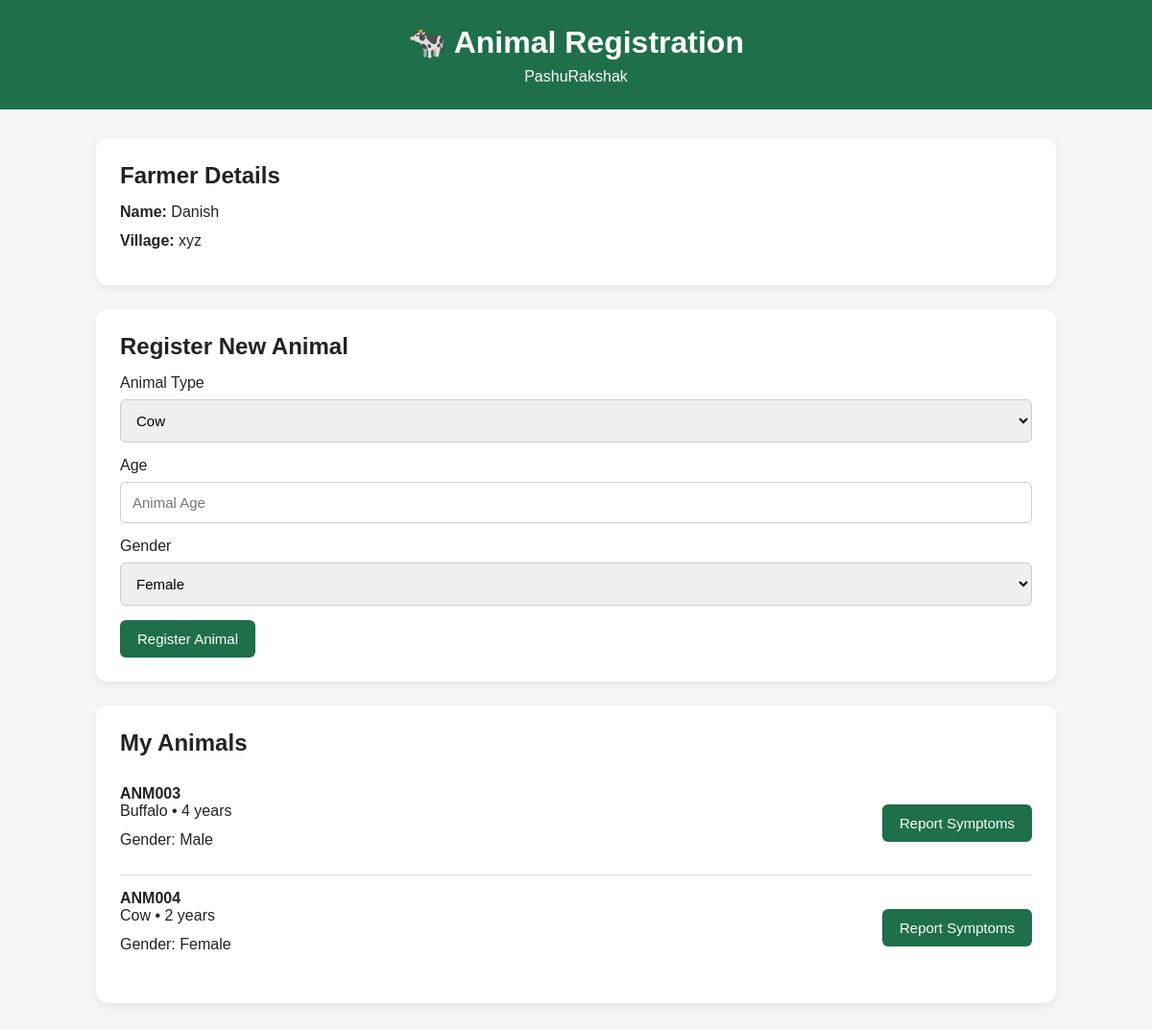
The page /animal/3 on the database its author committed.
### tables this page shows
CREATE TABLE farmers (
            id INTEGER PRIMARY KEY AUTOINCREMENT,
            name TEXT NOT NULL,
            mobile TEXT NOT NULL,
            village TEXT NOT NULL,
            block TEXT,
            district TEXT
        );

CREATE TABLE animals (
            id INTEGER PRIMARY KEY AUTOINCREMENT,
            animal_id TEXT UNIQUE NOT NULL,
            farmer_id INTEGER NOT NULL,
            animal_type TEXT NOT NULL,
            age INTEGER,
            gender TEXT,
            FOREIGN KEY (farmer_id) REFERENCES farmers(id)
        );

### app.py (the view)
@app.route("/animal/<int:farmer_id>")
def animal_page(farmer_id):
    conn = get_db()
    farmer = conn.execute(
        "SELECT * FROM farmers WHERE id = ?",
        (farmer_id,)
    ).fetchone()
    animals = conn.execute(
        "SELECT * FROM animals WHERE farmer_id = ?",
        (farmer_id,)
    ).fetchall()
    conn.close()
    return render_template(
        "register_animal.html",
        farmer=farmer,
        animals=animals
    )

### database.py (called while the page is built)
def get_db():
    conn = sqlite3.connect(DATABASE)
    conn.row_factory = sqlite3.Row
    return conn

### templates/register_animal.html (shortened to what this page needs)
<!DOCTYPE html>
<html lang="en">
<head>
    <link rel="stylesheet" href="{{ url_for('static', filename='style.css') }}">
</head>
<body>
    <header>
        <h1>🐄 Animal Registration</h1>
        <p>PashuRakshak</p>
    </header>
    <div class="container">
        <div class="card">
            <h2>Farmer Details</h2>
            <p>
                <strong>Name:</strong>
                {{ farmer["name"] }}
            </p>
            <p>
                <strong>Village:</strong>
                {{ farmer["village"] }}
            </p>
        </div>
        <div class="card">
            <h2>Register New Animal</h2>
            <form
                action="/register-animal/{{ farmer['id'] }}"
                method="POST"
            >
                <label>Animal Type</label>
                <select name="animal_type" required>
                    <option value="Cow">
                        Cow
                    </option>
                </select>
                <label>Age</label>
                <input
                    type="number"
                    name="age"
                    min="0"
                    placeholder="Animal Age"
                    required
                >
                <label>Gender</label>
                <select name="gender" required>
                    <option value="Female">
                        Female
                    </option>
                </select>
                <button type="submit">
                    Register Animal
                </button>
            </form>
        </div>
        <div class="card">
            <h2>My Animals</h2>
            {% for animal in animals %}
            <div class="animal-row">
                <div>
                    <strong>
                        {{ animal["animal_id"] }}
                    </strong>
                    <p>
                        {{ animal["animal_type"] }}
                        •
                        {{ animal["age"] }} years
                    </p>
                    <p>
                        Gender: {{ animal["gender"] }}
                    </p>
                </div>
                <a
                    href="/report/{{ animal['animal_id'] }}"
                    class="btn"
                >
                    Report Symptoms
                </a>
            </div>
            {% else %}
            <p>
                No animals registered.
            </p>
            {% endfor %}
        </div>
    </div>
</body>
</html>

### static/style.css (style rules this page uses)
* { box-sizing: border-box; margin: 0; padding: 0; }
body { font-family: Arial, sans-serif; background: #f4f7f6; color: #222; }
header { background: #1f6f4a; color: white; padding: 25px; text-align: center; }
header h1 { margin-bottom: 8px; }
.container { width: 90%; max-width: 1000px; margin: 30px auto; }
.card { background: white; padding: 25px; margin-bottom: 25px; border-radius: 12px; box-shadow: 0 3px 10px rgba(0, 0, 0, 0.08); }
.card h2 { margin-bottom: 15px; }
.card p { margin-bottom: 12px; }
input, select { width: 100%; padding: 12px; margin: 8px 0 15px; border: 1px solid #ccc; border-radius: 6px; font-size: 15px; }
button, .btn { display: inline-block; background: #1f6f4a; color: white; padding: 11px 18px; border: none; border-radius: 6px; text-decoration: none; cursor: pointer; font-size: 15px; }
.farmer-row, .animal-row { display: flex; justify-content: space-between; align-items: center; border-bottom: 1px solid #ddd; padding: 15px 0; }
.farmer-row:last-child, .animal-row:last-child { border-bottom: none; }

### rows shown on the page
farmers: name "Danish", village "xyz"
animals: animal_id "ANM003", animal_type "Buffalo", age "4", gender "Male"
animals: animal_id "ANM004", animal_type "Cow", age "2", gender "Female"
